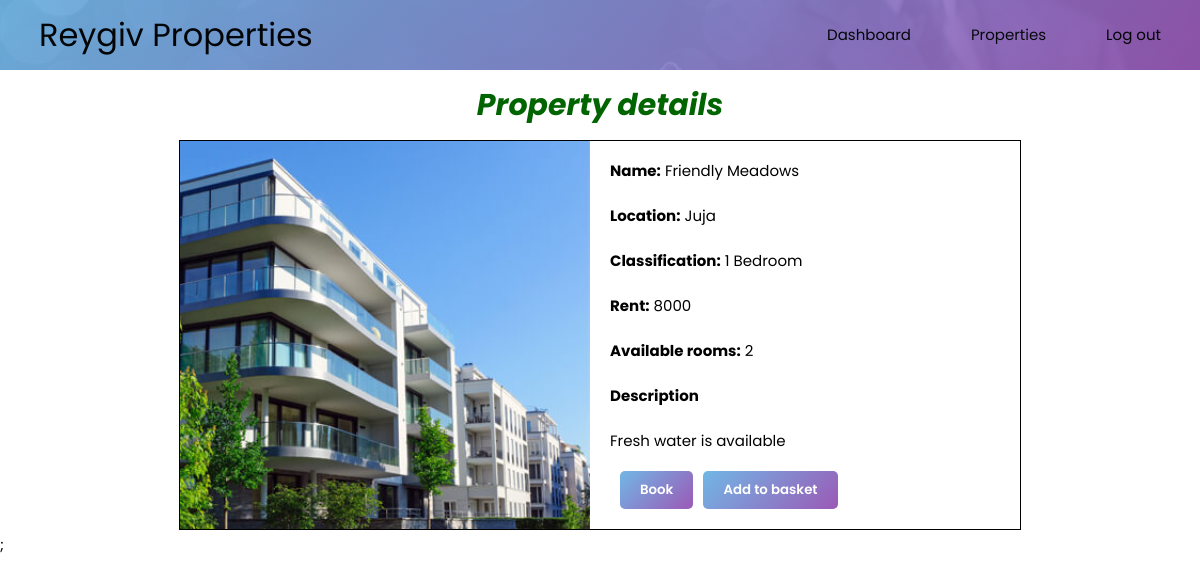
The page /book.php?property_id=1 (signed in) on the database its author committed.
### tables this page shows
CREATE TABLE properties(
	property_id INT NOT NULL AUTO_INCREMENT,
    property_name VARCHAR(100) NOT NULL,
    classification VARCHAR(100) NOT NULL,
    property_description LONGTEXT NOT NULL,
    property_location VARCHAR(255) NOT NULL,
    image_url VARCHAR(255) NOT NULL,
    rent INT NOT NULL,
    available_rooms INT UNSIGNED NOT NULL,
    PRIMARY KEY(property_id)
);

### book.php (the view, shortened to what this page needs)
<?php
require_once "connect.php";
$query = <<<query
    SELECT * FROM properties
    WHERE property_id={$_GET['property_id']}
    query;
$result = mysqli_query($mysqli, $query);
$row = mysqli_fetch_assoc($result);
?>
<!DOCTYPE html>
<html lang="en">
<head>
    <link rel="stylesheet" href="./assets/CSS/book.css">
    <link rel="stylesheet" href="./assets/CSS/index.css">
</head>
<body>
    <?php if (isset($row)) {?>
    <div class="top-content">
        <header>
            <nav class="navbar">
                <a href="#" class="nav-branding">Reygiv Properties</a>
                <ul class="nav-menu">
                    <li class="nav-item">
                        <a href="dashboard.php" class="nav-link">Dashboard</a>
                    </li>
                    <li class="nav-item">
                        <a href="properties.php" class="nav-link">Properties</a>
                    </li>
                    <li class="nav-item">
                        <a href="logout.php" class="nav-link">Log out</a>
                    </li>
                </ul>
            </nav>
        </header>
    </div>
    <h1>Property details</h1>
    <div class="property-container">
        <div class="property-picture" style="background-image: url(<?php echo $row["image_url"] ?>.jpg)">
        </div>
        <div class="details">
            <p> <b>Name:</b>
                <?php echo $row["property_name"] ?>
            </p>
            <p> <b>Location:</b>
                <?php echo $row["property_location"] ?>
            </p>
            <p> <b>Classification:</b>
                <?php echo $row["classification"] ?>
            </p>
            <p> <b>Rent:</b>
                <?php echo $row["rent"] ?>
            </p>
            <p> <b>Available rooms:</b>
                <?php echo $row["available_rooms"] ?>
            </p>
            <div>
                <p> <b>Description</b></p>
                <p>
                    <?php echo $row["property_description"] ?>
                </p>
            </div>
            <div class="buttons">
                <?php
                if ($row["available_rooms"] > 0) {
                    echo <<<html
                    <form method="POST" action="action_book.php">
                        <input type="hidden" name="property_id" value="{$row["property_id"]}">
                        <button id="book_btn">Book</button>
                    </form>
                html;
                } else {
                    echo "<div class='full'>No more openings are currently available.</div>";
                }
                ?>
                <form method="POST" action="action_basket.php">
                    <button id="basket_btn">Add to basket</button>
                </form>
            </div>
        </div>
    </div>
    <?php }?>;
</body>
</html>

### assets/CSS/book.css (style rules this page uses)
h1 { text-align: center; color: darkgreen; font-style: italic; }
.property-container { display: grid; grid-template-columns: repeat(2, minmax(400px, 1fr)); gap: 20px; width: 70%; margin-inline: auto; border: 0.5px solid black; --border-radius: 10px; }
.property-picture { background-size: cover; background-repeat: no-repeat; }
.buttons { display: flex; justify-content: left; width: 100%; margin-bottom: 20px; margin-left: 0; }
button { margin-left: 0; }

### assets/CSS/index.css (style rules this page uses)
:root { --light-blue: #71b7e6; --dark-pink: #9b59b6; --main-linear-gradient: linear-gradient( 135deg, var(--light-blue), var(--dark-pink) ); --font-family: Poppins, Inter, sans-serif; }
body { font-family: var(--font-family); font-size: 15px; line-height: 2em; padding: 0; margin: 0; }
.top-content { background-image: url("../images/background_home_2.jpg"); background-size: cover; }
ul { margin: 0; padding: 0; }
header { background: var(--main-linear-gradient); opacity: 0.9; color: #ffffff; padding: 15px; }
li { list-style: none; }
nav a { color: black; text-decoration: none; }
.navbar { min-height: 40px; display: flex; justify-content: space-between; align-items: center; padding: 0 24px; }
.nav-menu { display: flex; justify-content: space-between; align-items: center; gap: 60px; }
.nav-branding { font-size: 2rem; }
.nav-link { transition: 0.7s ease; }
button { height: 38px; background: var(--main-linear-gradient); border: none; padding-left: 20px; padding-right: 20px; color: #ffffff; font-family: var(--font-family); margin-left: 10px; border-radius: 5px; font-weight: 600; }

### rows shown on the page
properties: image_url (picture), property_name "Friendly Meadows", property_location "Juja", classification "1 Bedroom", rent "8000", available_rooms "2", property_description "Fresh water is available"
